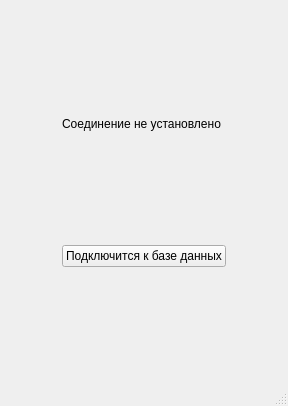
<?xml version="1.0" encoding="UTF-8"?>
<ui version="4.0">
 <class>MainWindow</class>
 <widget class="QMainWindow" name="MainWindow">
  <property name="geometry">
   <rect>
    <x>0</x>
    <y>0</y>
    <width>288</width>
    <height>406</height>
   </rect>
  </property>
  <property name="windowTitle">
   <string>BD</string>
  </property>
  <property name="layoutDirection">
   <enum>Qt::LeftToRight</enum>
  </property>
  <widget class="QWidget" name="centralwidget">
   <property name="minimumSize">
    <size>
     <width>288</width>
     <height>363</height>
    </size>
   </property>
   <layout class="QGridLayout" name="gridLayout">
    <item row="0" column="0">
     <widget class="QLabel" name="lb_status_conect">
      <property name="sizePolicy">
       <sizepolicy hsizetype="Fixed" vsizetype="Fixed">
        <horstretch>0</horstretch>
        <verstretch>0</verstretch>
       </sizepolicy>
      </property>
      <property name="layoutDirection">
       <enum>Qt::LeftToRight</enum>
      </property>
      <property name="text">
       <string>Соединение не установлено</string>
      </property>
      <property name="alignment">
       <set>Qt::AlignCenter</set>
      </property>
     </widget>
    </item>
    <item row="1" column="0">
     <widget class="QPushButton" name="pushButton">
      <property name="sizePolicy">
       <sizepolicy hsizetype="Fixed" vsizetype="Fixed">
        <horstretch>0</horstretch>
        <verstretch>0</verstretch>
       </sizepolicy>
      </property>
      <property name="toolTipDuration">
       <number>-1</number>
      </property>
      <property name="layoutDirection">
       <enum>Qt::RightToLeft</enum>
      </property>
      <property name="text">
       <string>Подключится к базе данных</string>
      </property>
      <property name="autoDefault">
       <bool>true</bool>
      </property>
      <property name="default">
       <bool>false</bool>
      </property>
      <property name="flat">
       <bool>false</bool>
      </property>
     </widget>
    </item>
   </layout>
  </widget>
  <widget class="QMenuBar" name="menubar">
   <property name="geometry">
    <rect>
     <x>0</x>
     <y>0</y>
     <width>288</width>
     <height>21</height>
    </rect>
   </property>
  </widget>
  <widget class="QStatusBar" name="statusbar"/>
 </widget>
 <resources/>
 <connections/>
</ui>
